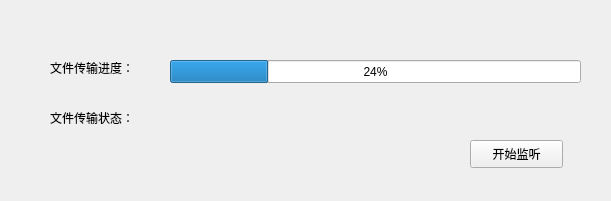
<?xml version="1.0" encoding="UTF-8"?>
<ui version="4.0">
 <class>Widget</class>
 <widget class="QWidget" name="Widget">
  <property name="geometry">
   <rect>
    <x>0</x>
    <y>0</y>
    <width>611</width>
    <height>201</height>
   </rect>
  </property>
  <property name="windowTitle">
   <string>Widget</string>
  </property>
  <widget class="QLabel" name="progressLabel_2">
   <property name="geometry">
    <rect>
     <x>50</x>
     <y>110</y>
     <width>101</width>
     <height>16</height>
    </rect>
   </property>
   <property name="styleSheet">
    <string notr="true">font: 12pt &quot;楷体&quot;;</string>
   </property>
   <property name="text">
    <string>文件传输状态：</string>
   </property>
  </widget>
  <widget class="QLabel" name="progressLabel_3">
   <property name="geometry">
    <rect>
     <x>50</x>
     <y>60</y>
     <width>101</width>
     <height>16</height>
    </rect>
   </property>
   <property name="styleSheet">
    <string notr="true">font: 12pt &quot;楷体&quot;;</string>
   </property>
   <property name="text">
    <string>文件传输进度：</string>
   </property>
  </widget>
  <widget class="QProgressBar" name="receivedProgressBar">
   <property name="geometry">
    <rect>
     <x>170</x>
     <y>60</y>
     <width>411</width>
     <height>23</height>
    </rect>
   </property>
   <property name="value">
    <number>24</number>
   </property>
  </widget>
  <widget class="QLabel" name="receivedStatusLabel">
   <property name="geometry">
    <rect>
     <x>160</x>
     <y>110</y>
     <width>401</width>
     <height>16</height>
    </rect>
   </property>
   <property name="text">
    <string/>
   </property>
  </widget>
  <widget class="QPushButton" name="pushButton">
   <property name="geometry">
    <rect>
     <x>470</x>
     <y>140</y>
     <width>93</width>
     <height>28</height>
    </rect>
   </property>
   <property name="styleSheet">
    <string notr="true">background-color: rgb(225, 225, 225);border:1px groove gray;border-radius:4px;font: 20 12pt &quot;楷体&quot;;padding:1px 4px;border-style: outset;}


                                       
QPushButton:hover{background-color:#79ff50; color: black;}
                                    
QPushButton:pressed{background-color:rgb(204, 228, 247);border-style: inset;</string>
   </property>
   <property name="text">
    <string>开始监听</string>
   </property>
  </widget>
 </widget>
 <resources/>
 <connections/>
</ui>
